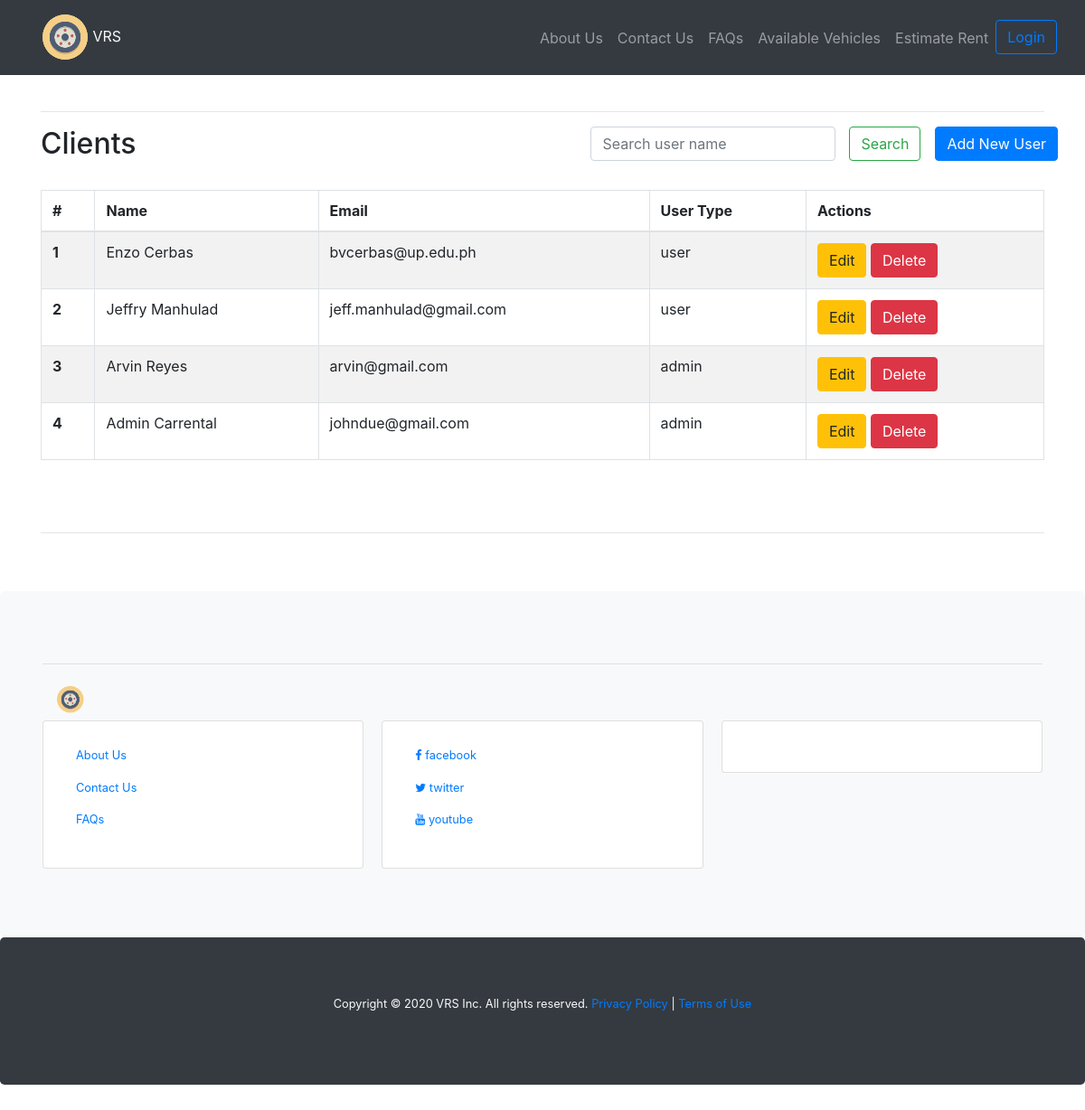
Screenshot of /index.php/users with the database file from the repository.
### tables this page shows
CREATE TABLE `users` (
  `id` int(11) NOT NULL,
  `firstname` varchar(50) NOT NULL,
  `lastname` varchar(50) NOT NULL,
  `fullname` varchar(255) NOT NULL,
  `email` varchar(150) NOT NULL,
  `username` varchar(255) NOT NULL,
  `password` varchar(255) NOT NULL,
  `user_type` varchar(5) NOT NULL,
  `created_at` datetime DEFAULT current_timestamp(),
  `Is_Active` bit(1) NOT NULL
);

### application/controllers/Users.php (called while the page is built, shortened)
<?php
	class Users extends CI_Controller{
		public function index(){
			$data['title'] = 'Users';
			$data['users'] = $this->User_model->get_users(null);
			$data['filter'] = $this->input->post('users_filter');
			$this->load->view('templates/header');
			$this->load->view('users/index', $data);
			$this->load->view('templates/footer');
		}
	}

### index.php (called while the page is built, shortened)
<?php
require_once BASEPATH.'core/CodeIgniter.php';

### application/models/User_model.php (called while the page is built, shortened)
<?php
	class User_model extends CI_Model{
		public function get_users($id){
			if(isset($id)){
        $query=$this->db->get_where('users', array('id' => $id));
        return $query->row_array();
      }else {
				$query=$this->db->get_where('users', array('fullname LIKE' => '%'.$this->input->post('users_filter').'%'));
  			return $query->result_array();
      }
		}
	}

### application/views/users/index.php (the view, shortened to what this page needs)
<div>
  <?php echo form_open('users/index'); ?>
    <div class="row">
      <div class="col">
        <h2>Clients</h2>
      </div>
      <div class="col-lg-4">
        <div class="row">
          <div class="col">
            <input class="form-control" name="users_filter" value="<?= $filter;?>" type="search" placeholder="Search user name" aria-label="Search">
          </div class="col-lg-1">
          <div>
            <button class="btn btn-outline-success lg-12" type="submit">Search</button>
          </div>
        </div>
      </div>
        <div class="float-right pl-3">
          <a href="<?php echo base_url(); ?>users/create" class="btn btn-primary">Add New User</a>
        </div>
    </div>
  </form>
<div class="pt-2">
<table class="table table-striped table-hover table-bordered">
  <thead>
    <tr>
      <th scope="col">#</th>
      <th scope="col">Name</th>
      <th scope="col">Email</th>
      <th scope="col-1">User Type</th>
      <th scope="col-3">Actions</th>
    </tr>
  </thead>
  <tbody>
    <?php
    $counter=0;
      foreach($users as $user){
        $counter++;
        echo '<tr>';
        echo '<th scope="row">'.$counter.'</th>';
        echo '<td>'.$user['firstname'].' '.$user['lastname'].'</td>';
        echo '<td>'.$user['email'].'</td>';
        echo '<td>'.$user['user_type'].'</td>';
        echo '
        <td>
        <a class="btn btn-warning" href="'.base_url().'users/edit/'.$user['id'].'">Edit</a>
        <a class="btn btn-danger" href="'.base_url().'users/delete/'.$user['id'].'">Delete</a>
        </td>';
        echo '</tr> ';
      }
    ?>
  </tbody>
</table>
</div>
</div>

### rows the page displays
users: firstname "Enzo", lastname "Cerbas", email "bvcerbas@up.edu.ph", user_type "user"
users: firstname "Jeffry", lastname "Manhulad", email "jeff.manhulad@gmail.com", user_type "user"
users: firstname "Arvin", lastname "Reyes", email "arvin@gmail.com", user_type "admin"
users: firstname "Admin", lastname "Carrental", email "johndue@gmail.com", user_type "admin"
